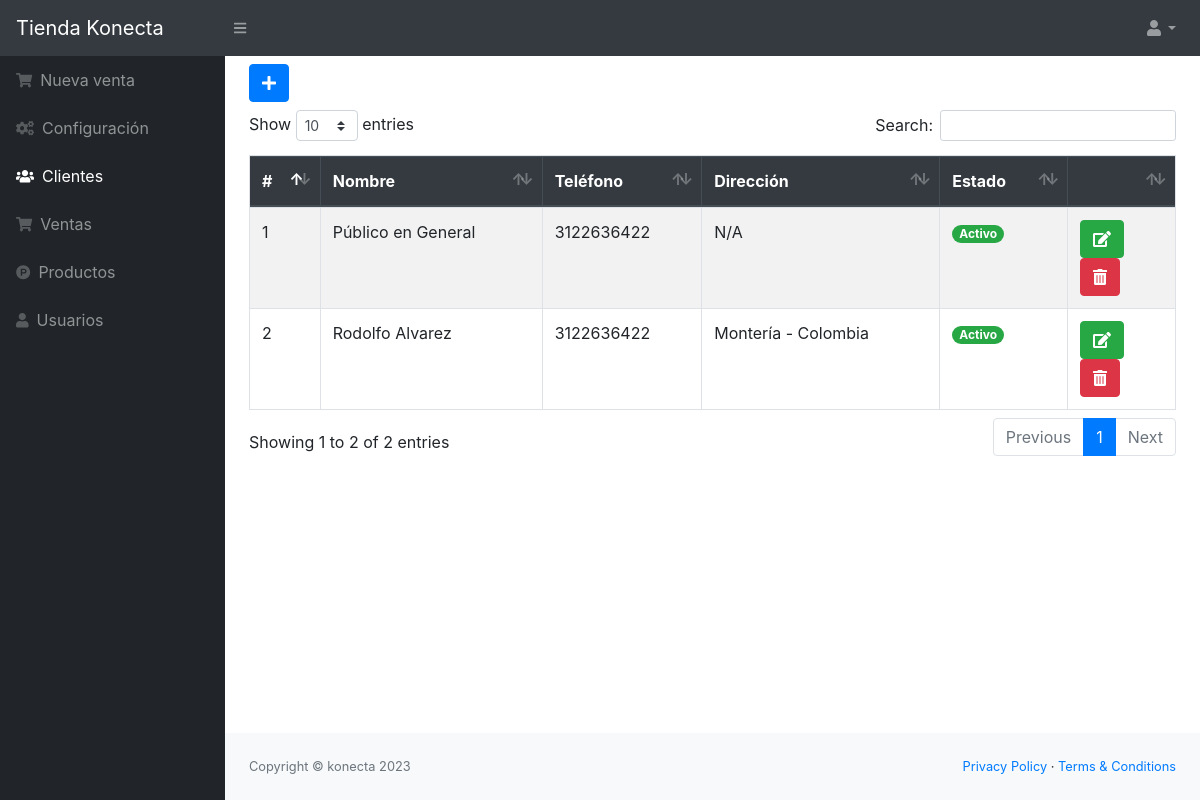
Screenshot of /src/clientes.php (signed in) with the database file from the repository.
### tables this page shows
CREATE TABLE `cliente` (
  `idcliente` int(11) NOT NULL,
  `nombre` varchar(100) NOT NULL,
  `telefono` varchar(15) NOT NULL,
  `direccion` varchar(200) NOT NULL,
  `usuario_id` int(11) NOT NULL,
  `estado` int(11) NOT NULL DEFAULT 1
);

### src/clientes.php (the view, shortened to what this page needs)
<?php include_once "includes/header.php";
?>
<button class="btn btn-primary mb-2" type="button" data-toggle="modal" data-target="#nuevo_cliente"><i class="fas fa-plus"></i></button>
<div class="table-responsive">
    <table class="table table-striped table-bordered" id="tbl">
        <thead class="thead-dark">
            <tr>
                <th>#</th>
                <th>Nombre</th>
                <th>Teléfono</th>
                <th>Dirección</th>
                <th>Estado</th>
                <th></th>
            </tr>
        </thead>
        <tbody>
            <?php
            include "../conexion.php";
            $query = mysqli_query($conexion, "SELECT * FROM cliente");
            $result = mysqli_num_rows($query);
            if ($result > 0) {
                while ($data = mysqli_fetch_assoc($query)) {
                    if ($data['estado'] == 1) {
                        $estado = '<span class="badge badge-pill badge-success">Activo</span>';
                    } else {
                        $estado = '<span class="badge badge-pill badge-danger">Inactivo</span>';
                    }
            ?>
                    <tr>
                        <td><?php echo $data['idcliente']; ?></td>
                        <td><?php echo $data['nombre']; ?></td>
                        <td><?php echo $data['telefono']; ?></td>
                        <td><?php echo $data['direccion']; ?></td>
                        <td><?php echo $estado; ?></td>
                        <td>
                            <?php if ($data['estado'] == 1) { ?>
                                <a href="editar_cliente.php?id=<?php echo $data['idcliente']; ?>" class="btn btn-success"><i class='fas fa-edit'></i></a>
                                <form action="eliminar_cliente.php?id=<?php echo $data['idcliente']; ?>" method="post" class="confirmar d-inline">
                                    <button class="btn btn-danger" type="submit"><i class='fas fa-trash-alt'></i> </button>
                                </form>
                            <?php } ?>
                        </td>
                    </tr>
            <?php }
            } ?>
        </tbody>
    </table>
</div>
<?php include_once "includes/footer.php"; ?>

### rows the page displays
cliente: idcliente "1", nombre "Público en General", telefono "3122636422", direccion "N/A", estado "Activo"
cliente: idcliente "2", nombre "Rodolfo Alvarez", telefono "3122636422", direccion "Montería - Colombia", estado "Activo"
